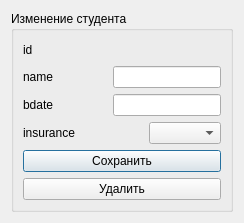
<?xml version="1.0" encoding="UTF-8"?>
<ui version="4.0">
 <class>Dialog</class>
 <widget class="QDialog" name="Dialog">
  <property name="geometry">
   <rect>
    <x>0</x>
    <y>0</y>
    <width>244</width>
    <height>192</height>
   </rect>
  </property>
  <property name="windowTitle">
   <string>Dialog</string>
  </property>
  <layout class="QVBoxLayout" name="verticalLayout">
   <item>
    <widget class="QGroupBox" name="groupBox">
     <property name="title">
      <string>Изменение студента</string>
     </property>
     <layout class="QVBoxLayout" name="verticalLayout_2">
      <item>
       <layout class="QHBoxLayout" name="horizontalLayout">
        <item>
         <widget class="QLabel" name="label_id">
          <property name="text">
           <string>id</string>
          </property>
         </widget>
        </item>
        <item>
         <widget class="QLabel" name="label_id_2">
          <property name="text">
           <string/>
          </property>
         </widget>
        </item>
        <item>
         <spacer name="horizontalSpacer_4">
          <property name="orientation">
           <enum>Qt::Horizontal</enum>
          </property>
          <property name="sizeHint" stdset="0">
           <size>
            <width>40</width>
            <height>20</height>
           </size>
          </property>
         </spacer>
        </item>
       </layout>
      </item>
      <item>
       <layout class="QHBoxLayout" name="horizontalLayout_2">
        <item>
         <widget class="QLabel" name="label_name">
          <property name="text">
           <string>name</string>
          </property>
         </widget>
        </item>
        <item>
         <spacer name="horizontalSpacer_3">
          <property name="orientation">
           <enum>Qt::Horizontal</enum>
          </property>
          <property name="sizeHint" stdset="0">
           <size>
            <width>40</width>
            <height>20</height>
           </size>
          </property>
         </spacer>
        </item>
        <item>
         <widget class="QLineEdit" name="lineEdit_name"/>
        </item>
       </layout>
      </item>
      <item>
       <layout class="QHBoxLayout" name="horizontalLayout_3">
        <item>
         <widget class="QLabel" name="label_bdate">
          <property name="text">
           <string>bdate</string>
          </property>
         </widget>
        </item>
        <item>
         <spacer name="horizontalSpacer_2">
          <property name="orientation">
           <enum>Qt::Horizontal</enum>
          </property>
          <property name="sizeHint" stdset="0">
           <size>
            <width>40</width>
            <height>20</height>
           </size>
          </property>
         </spacer>
        </item>
        <item>
         <widget class="QLineEdit" name="lineEdit_bdate"/>
        </item>
       </layout>
      </item>
      <item>
       <layout class="QHBoxLayout" name="horizontalLayout_4">
        <item>
         <widget class="QLabel" name="label_insurance">
          <property name="text">
           <string>insurance</string>
          </property>
         </widget>
        </item>
        <item>
         <spacer name="horizontalSpacer">
          <property name="orientation">
           <enum>Qt::Horizontal</enum>
          </property>
          <property name="sizeHint" stdset="0">
           <size>
            <width>40</width>
            <height>20</height>
           </size>
          </property>
         </spacer>
        </item>
        <item>
         <widget class="QComboBox" name="comboBox"/>
        </item>
       </layout>
      </item>
      <item>
       <widget class="QPushButton" name="pushButton">
        <property name="text">
         <string>Сохранить</string>
        </property>
       </widget>
      </item>
	  <item>
       <widget class="QPushButton" name="pushButton1">
        <property name="text">
         <string>Удалить</string>
        </property>
       </widget>
      </item>
      <item>
       <spacer name="verticalSpacer">
        <property name="orientation">
         <enum>Qt::Vertical</enum>
        </property>
        <property name="sizeHint" stdset="0">
         <size>
          <width>20</width>
          <height>40</height>
         </size>
        </property>
       </spacer>
      </item>
     </layout>
    </widget>
   </item>
  </layout>
 </widget>
 <resources/>
 <connections/>
</ui>
